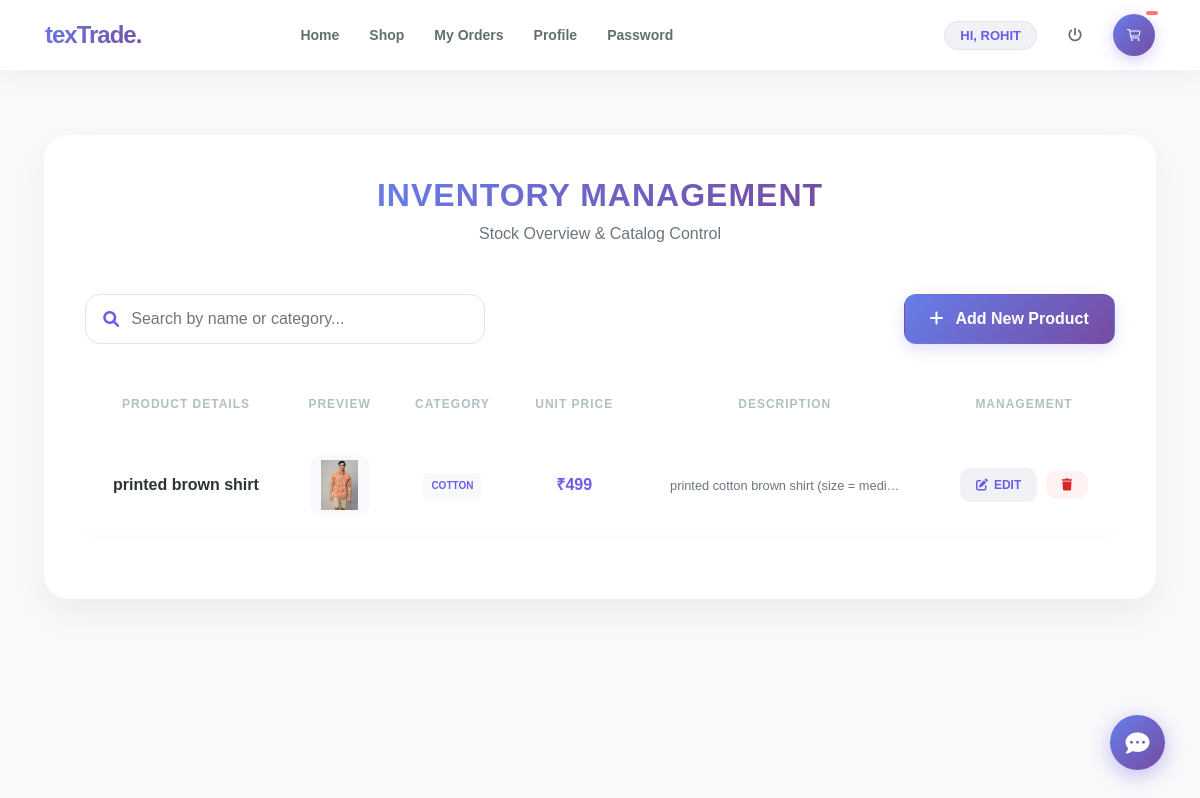
The app's page /admin_view_product (signed in), older data.
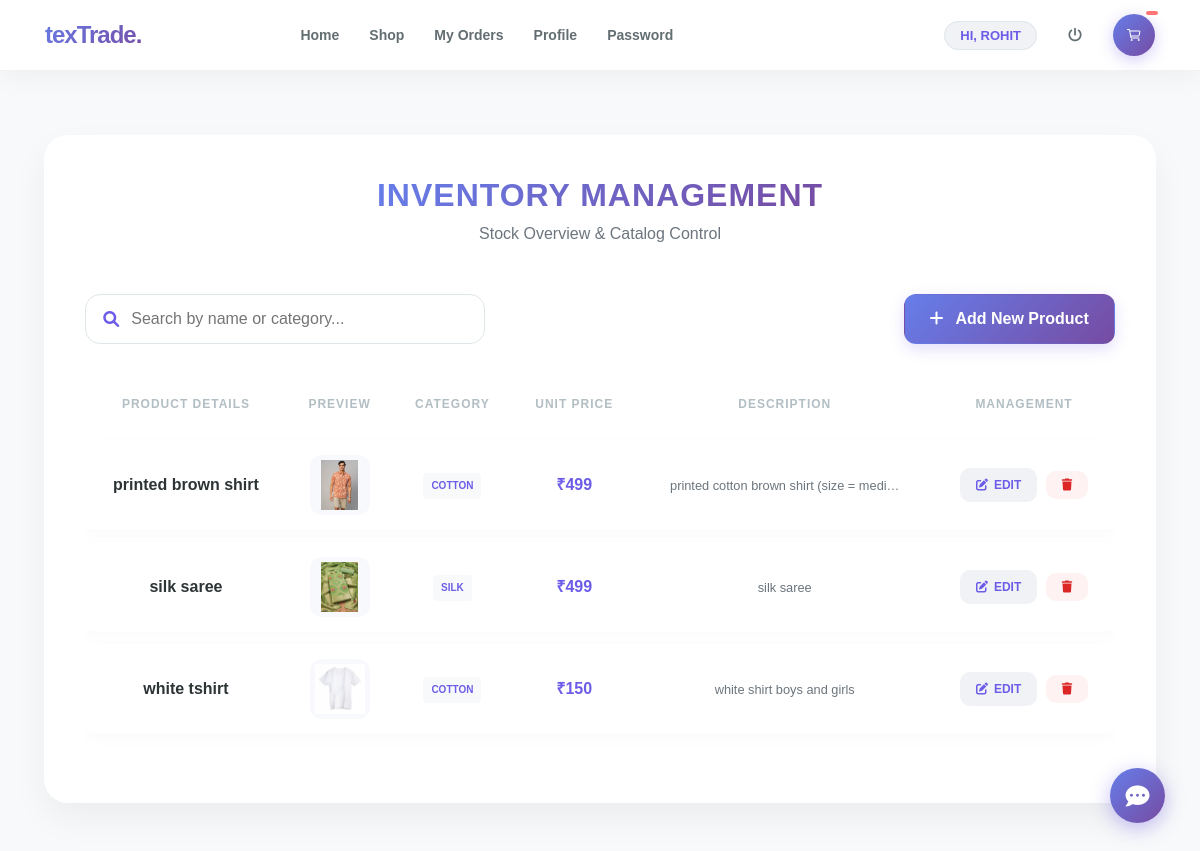
The same page, newer data.
### textiles/models.py (models this page shows, shortened)
class Product(models.Model):
    id = models.AutoField(primary_key=True)
    category = models.ForeignKey(Category, on_delete=models.CASCADE, null=True)
    vendor = models.ForeignKey(Vendor, on_delete=models.CASCADE, null=True)
    image = models.FileField(upload_to='images/', null=True)
    name = models.CharField(max_length=30, null=True)
    price = models.IntegerField(null=True)
    desc = models.TextField(null=True)

class Category(models.Model):
    id = models.AutoField(primary_key=True)
    name = models.CharField(max_length=30, null=True)

### textiles/views.py (the view)
# urls.py: path('admin_view_product', Admin_View_product, name='admin_view_product'),
def Admin_View_product(request):
    if not request.user.is_authenticated:
        return redirect('login_admin')
    pro = Product.objects.all()
    d = {'pro':pro}
    return render(request,'admin_view_product.html',d)

### textiles/templates/admin_view_product.html (shortened to what this page needs)
{% extends 'navigation.html' %}
{% block body %}
{% load static %}
<link rel="stylesheet" href="https://cdnjs.cloudflare.com/ajax/libs/font-awesome/6.0.0/css/all.min.css">
<div class="container-fluid">
    <div class="table-container">
        <div class="text-center mb-5">
            <h2 class="page-title">Inventory Management</h2>
            <p class="text-muted">Stock Overview & Catalog Control</p>
        </div>
        <div class="d-flex flex-column flex-md-row justify-content-between align-items-center mb-4 gap-3">
            <div class="search-wrapper w-100">
                <i class="fas fa-search search-icon"></i>
                <input type="text" id="productSearch" class="search-input" placeholder="Search by name or category...">
            </div>
            <a href="{% url 'add_product' %}" class="btn btn-add mt-3 mt-md-0">
                <i class="fas fa-plus mr-2"></i> Add New Product
            </a>
        </div>
        <div class="table-responsive">
            <table class="table custom-table" id="myTable">
                <thead>
                    <tr>
                        <th>Product Details</th>
                        <th>Preview</th>
                        <th>Category</th>
                        <th>Unit Price</th>
                        <th>Description</th>
                        <th>Management</th>
                    </tr>
                </thead>
                <tbody id="tableBody">
                    {% for i in pro %}
                    <tr>
                        <td class="font-weight-bold">{{ i.name }}</td>
                        <td>
                            <div class="product-img-box">
                                <img src="{{ i.image.url }}" alt="{{ i.name }}">
                            </div>
                        </td>
                        <td><span class="badge badge-light p-2 text-uppercase" style="font-size: 10px; color: var(--accent-purple);">{{ i.category.name }}</span></td>
                        <td class="font-weight-bold" style="color: var(--accent-purple);">₹{{ i.price }}</td>
                        <td><small class="text-muted">{{ i.desc|truncatechars:40 }}</small></td>
                        <td>
                            <a href="{% url 'edit_product' i.id %}" class="text-decoration-none">
                                <button class="btn-action btn-edit"><i class="fas fa-edit"></i> Edit</button>
                            </a>
                            <a href="{% url 'delete_product' i.id %}" onclick="return confirm('Are you sure?')" class="text-decoration-none ml-1">
                                <button class="btn-action btn-delete"><i class="fas fa-trash"></i></button>
                            </a>
                        </td>
                    </tr>
                    {% empty %}
                    <tr>
                        <td colspan="6" class="text-center py-5">No products found in the inventory.</td>
                    </tr>
                    {% endfor %}
                </tbody>
            </table>
        </div>
    </div>
</div>
{% endblock %}

Row changes from the older to the newer data that the page shows:
added Product: name "silk saree", image (picture), category.name "SILK", price "499", desc "silk saree"
added Product: name "white tshirt", image (picture), category.name "COTTON", price "150", desc "white shirt boys and girls"
